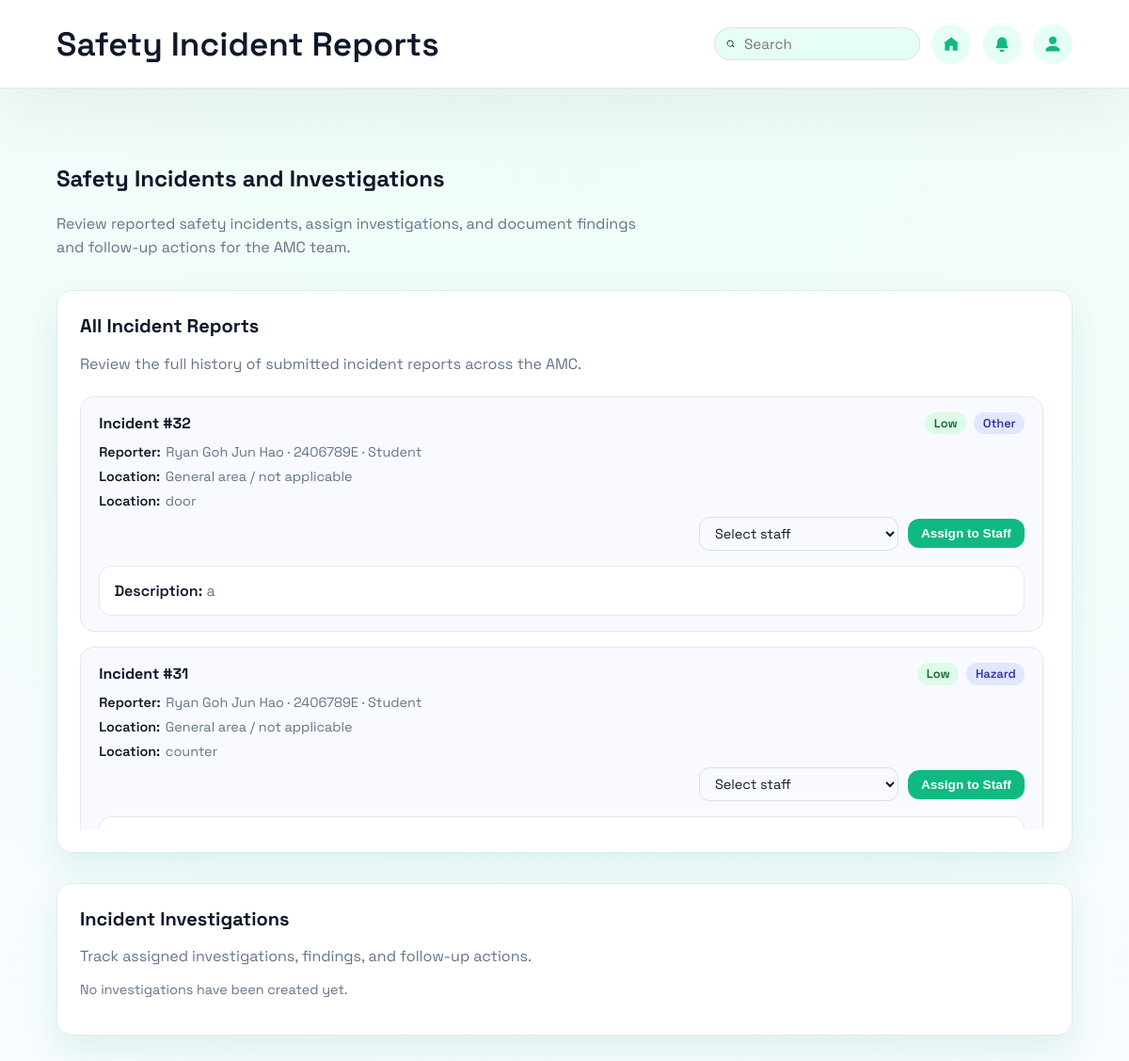
The app's page /incident-reports.php (signed in) with its own data.
### tables this page shows
CREATE TABLE `incidents` (
  `incident_id` bigint(20) NOT NULL,
  `reported_by` bigint(20) NOT NULL,
  `equipment_id` bigint(20) DEFAULT NULL,
  `severity` enum('low','medium','high','critical') NOT NULL DEFAULT 'low',
  `category` enum('near_miss','injury','hazard','damage','security','other') NOT NULL DEFAULT 'other',
  `location` varchar(80) DEFAULT NULL,
  `description` text NOT NULL,
  `status` enum('submitted','under_review','action_required','closed') NOT NULL DEFAULT 'submitted',
  `created_at` datetime NOT NULL DEFAULT current_timestamp(),
  `updated_at` datetime NOT NULL DEFAULT current_timestamp() ON UPDATE current_timestamp()
);

CREATE TABLE `users` (
  `user_id` bigint(20) NOT NULL,
  `role_id` int(11) NOT NULL,
  `tp_admin_no` varchar(30) DEFAULT NULL,
  `username` varchar(50) DEFAULT NULL,
  `email` varchar(255) NOT NULL,
  `password_hash` varchar(255) NOT NULL,
  `full_name` varchar(120) NOT NULL,
  `status` enum('active','locked','suspended') NOT NULL DEFAULT 'active',
  `failed_login_count` int(11) NOT NULL DEFAULT 0,
  `locked_until` datetime DEFAULT NULL,
  `last_login_at` datetime DEFAULT NULL,
  `created_at` datetime NOT NULL DEFAULT current_timestamp(),
  `updated_at` datetime NOT NULL DEFAULT current_timestamp() ON UPDATE current_timestamp()
);

CREATE TABLE `roles` (
  `role_id` int(11) NOT NULL,
  `role_name` varchar(50) NOT NULL,
  `description` varchar(255) DEFAULT NULL
);

### incident-reports.php (the view, shortened to what this page needs)
<?php
require_once __DIR__ . '/db.php';
$staffMembers = [];
$staffSql = "SELECT u.user_id, u.full_name, r.role_name
	FROM users u
	INNER JOIN roles r ON r.role_id = u.role_id
	WHERE r.role_name IN ('Staff', 'User')
	AND u.status = 'active'
	ORDER BY u.full_name";
$staffResult = mysqli_query($conn, $staffSql);
if ($staffResult !== false) {
	while ($row = mysqli_fetch_assoc($staffResult)) {
		$staffMembers[] = $row;
	}
}
$incidents = [];
$investigations = [];
$investigationsError = null;
$incidentSql = 'SELECT i.incident_id, i.severity, i.category, i.location, i.description, i.status, i.created_at, i.updated_at,
		u.full_name, u.tp_admin_no, r.role_name AS reporter_role,
		e.name AS equipment_name, e.location AS equipment_location
	FROM incidents i
	LEFT JOIN users u ON u.user_id = i.reported_by
	LEFT JOIN roles r ON r.role_id = u.role_id
	LEFT JOIN equipment e ON e.equipment_id = i.equipment_id
	LEFT JOIN incident_investigations ii ON ii.incident_id = i.incident_id AND ii.assigned_to IS NOT NULL
	WHERE ii.investigation_id IS NULL
	ORDER BY i.created_at DESC';
$incidentResult = mysqli_query($conn, $incidentSql);
if ($incidentResult === false) {
	$incidentsError = 'Unable to load incident reports right now.';
} else {
	while ($row = mysqli_fetch_assoc($incidentResult)) {
		$incidents[] = $row;
	}
}
$severityLabels = [
	'low' => 'Low',
	'medium' => 'Medium',
	'high' => 'High',
	'critical' => 'Critical',
];
$categoryLabels = [
	'near_miss' => 'Near miss',
	'injury' => 'Injury',
	'hazard' => 'Hazard',
	'damage' => 'Damage',
	'security' => 'Security',
	'other' => 'Other',
];
function format_incident_location(string $incidentLocation, string $equipmentName, string $equipmentLocation): string
{
	$location = trim($incidentLocation);
	$equipmentName = trim($equipmentName);
	$equipmentLocation = trim($equipmentLocation);
	if ($equipmentName !== '' && strcasecmp($location, $equipmentName) === 0) {
		if ($equipmentLocation !== '') {
			return $equipmentName . ' · ' . $equipmentLocation;
		}
		return $equipmentName;
	}
	return $location;
}
?>
<!DOCTYPE html>
<html lang="en">
	<head>
	</head>
	<body>
		<header>
			<div class="banner">
				<h1>Safety Incident Reports</h1>
				<div class="banner-actions">
					<label class="search-bar" aria-label="Search the platform">
						<svg
							xmlns="http://www.w3.org/2000/svg"
							viewBox="0 0 24 24"
							role="img"
							aria-hidden="true"
						>
							<path
								d="M11 4a7 7 0 1 1 0 14 7 7 0 0 1 0-14zm0-2a9 9 0 1 0 5.9 15.7l4.2 4.2 1.4-1.4-4.2-4.2A9 9 0 0 0 11 2z"
							/>
						</svg>
						<input type="search" placeholder="Search" />
					</label>
					<a class="icon-button" href="manager.php" aria-label="Manager home">
						<svg
							xmlns="http://www.w3.org/2000/svg"
							viewBox="0 0 24 24"
							role="img"
							aria-hidden="true"
						>
							<path d="M12 3 2 11h2v9h6v-6h4v6h6v-9h2L12 3z" />
						</svg>
					</a>
					<button class="icon-button" aria-label="Notifications">
						<svg
							xmlns="http://www.w3.org/2000/svg"
							viewBox="0 0 24 24"
							role="img"
							aria-hidden="true"
						>
							<path
								d="M12 3a6 6 0 0 0-6 6v3.6l-1.6 2.7A1 1 0 0 0 5.3 17H18.7a1 1 0 0 0 .9-1.7L18 12.6V9a6 6 0 0 0-6-6zm0 19a3 3 0 0 0 3-3H9a3 3 0 0 0 3 3z"
							/>
						</svg>
					</button>
					<details class="profile-menu">
						<summary class="icon-button" aria-label="Profile menu" role="button">
							<svg
								xmlns="http://www.w3.org/2000/svg"
								viewBox="0 0 24 24"
								role="img"
								aria-hidden="true"
							>
								<path
									d="M12 12a5 5 0 1 0-5-5 5 5 0 0 0 5 5zm0 2c-3.3 0-9 1.7-9 5v2h18v-2c0-3.3-5.7-5-9-5z"
								/>
							</svg>
						</summary>
					</details>
				</div>
			</div>
		</header>
		<main>
			<section class="intro" aria-labelledby="incident-intro-title">
				<h2 id="incident-intro-title">Safety Incidents and Investigations</h2>
				<p>Review reported safety incidents, assign investigations, and document findings and follow-up actions for the AMC team.</p>
			</section>
			<section class="card" aria-labelledby="incident-list-title">
				<h2 id="incident-list-title">All Incident Reports</h2>
				<p>Review the full history of submitted incident reports across the AMC.</p>
				<?php if (!empty($incidents)): ?>
					<div class="incident-list scrollable">
						<?php foreach ($incidents as $incident): ?>
							<?php
								$severityKey = (string) ($incident['severity'] ?? 'low');
								$categoryKey = (string) ($incident['category'] ?? 'other');
								$statusKey = (string) ($incident['status'] ?? 'submitted');
								$equipmentName = trim((string) ($incident['equipment_name'] ?? ''));
								$equipmentLocation = trim((string) ($incident['equipment_location'] ?? ''));
								$reporterName = trim((string) ($incident['full_name'] ?? ''));
								$reporterLabel = $reporterName !== '' ? $reporterName : 'Unknown reporter';
								$adminNo = trim((string) ($incident['tp_admin_no'] ?? ''));
								if ($adminNo !== '') {
									$reporterLabel .= ' · ' . $adminNo;
								}
								$reporterRole = trim((string) ($incident['reporter_role'] ?? ''));
								$location = format_incident_location(
									(string) ($incident['location'] ?? ''),
									$equipmentName,
									$equipmentLocation
								);
								if ($reporterRole !== '') {
									$reporterLabel .= ' · ' . $reporterRole;
								}
									$isUnderReview = $statusKey === 'under_review';
							?>
							<div class="incident-item">
								<div class="incident-header">
									<div>
										<strong>Incident #<?php echo htmlspecialchars((string) $incident['incident_id'], ENT_QUOTES); ?></strong>
									</div>
									<div class="badges">
										<span class="badge severity-<?php echo htmlspecialchars($severityKey, ENT_QUOTES); ?>"><?php echo htmlspecialchars($severityLabels[$severityKey] ?? ucfirst($severityKey), ENT_QUOTES); ?></span>
										<span class="badge"><?php echo htmlspecialchars($categoryLabels[$categoryKey] ?? ucfirst($categoryKey), ENT_QUOTES); ?></span>
									</div>
								</div>
								<div class="incident-body">
									<div class="incident-details">
										<div class="incident-detail">
											<span class="incident-label">Reporter:</span>
											<span><?php echo htmlspecialchars($reporterLabel, ENT_QUOTES); ?></span>
										</div>
										<div class="incident-detail">
											<span class="incident-label">Location:</span>
											<span>
												<?php if ($equipmentName !== ''): ?>
													<?php echo htmlspecialchars($equipmentName, ENT_QUOTES); ?><?php echo $equipmentLocation !== '' ? ' · ' . htmlspecialchars($equipmentLocation, ENT_QUOTES) : ''; ?>
											<?php else: ?>
												General area / not applicable
											<?php endif; ?>
											</span>
										</div>
										<?php if ($location !== ''): ?>
											<div class="incident-detail">
												<span class="incident-label">Location:</span>
												<span><?php echo htmlspecialchars($location, ENT_QUOTES); ?></span>
											</div>
										<?php endif; ?>
										<div class="incident-actions">
											<form class="assign-form" method="post" action="">
												<select class="assign-select" name="assigned_to" aria-label="Assign staff" <?php echo empty($staffMembers) || $isUnderReview ? 'disabled' : ''; ?>>
													<option value="">Select staff</option>
												</select>
												<button class="assign-button" type="submit" name="assign_incident" <?php echo empty($staffMembers) || $isUnderReview ? 'disabled' : ''; ?>>Assign to Staff</button>
											</form>
										</div>
									</div>
									<div class="incident-description">
										<span class="incident-label">Description:</span>
										<?php echo nl2br(htmlspecialchars((string) ($incident['description'] ?? ''), ENT_QUOTES)); ?>
									</div>
								</div>
							</div>
						<?php endforeach; ?>
					</div>
				<?php endif; ?>
			</section>
			<section class="card" aria-labelledby="investigation-list-title">
				<h2 id="investigation-list-title">Incident Investigations</h2>
				<p>Track assigned investigations, findings, and follow-up actions.</p>
				<?php if (empty($investigations) && $investigationsError === null): ?>
					<p class="incident-meta">No investigations have been created yet.</p>
				<?php endif; ?>
			</section>
		</main>
	</body>
</html>

### incident-reports.php (style rules this page uses)
:root { --bg: #f8fbff; --accent: #10b981; --accent-soft: #e6fff5; --text: #0f172a; --muted: #64748b; --card: #ffffff; font-size: 16px; }
* { box-sizing: border-box; }
body { margin: 0; font-family: "Space Grotesk", "Segoe UI", Tahoma, sans-serif; color: var(--text); background: radial-gradient(circle at top, #eefdf6, var(--bg)); min-height: 100vh; }
header { padding: 1.5rem clamp(1.5rem, 5vw, 4rem); background: var(--card); border-bottom: 1px solid #e2e8f0; box-shadow: 0 30px 60px rgba(15, 23, 42, 0.05); position: sticky; top: 0; z-index: 10; }
.banner { display: flex; align-items: center; justify-content: space-between; gap: 2rem; }
.banner h1 { margin: 0; font-size: clamp(1.5rem, 3vw, 2.2rem); font-weight: 600; }
.banner-actions { display: flex; align-items: center; gap: 0.75rem; }
.search-bar { display: flex; align-items: center; gap: 0.5rem; padding: 0.35rem 0.75rem; border-radius: 999px; border: 1px solid #d7def0; background: var(--accent-soft); }
.search-bar input { border: none; background: transparent; font-family: inherit; font-size: 0.95rem; min-width: 11rem; color: var(--text); }
.icon-button { width: 42px; height: 42px; border-radius: 50%; border: none; background: var(--accent-soft); display: grid; place-items: center; cursor: pointer; transition: background 0.2s ease, transform 0.2s ease; }
.icon-button svg { width: 20px; height: 20px; fill: var(--accent); }
.profile-menu { position: relative; }
.profile-menu summary { list-style: none; cursor: pointer; }
main { padding: clamp(2rem, 5vw, 4rem); }
.intro { max-width: 640px; margin-bottom: 2rem; }
.intro p { color: var(--muted); line-height: 1.6; }
.card { background: var(--card); padding: 1.5rem; border-radius: 1rem; border: 1px solid #e2e8f0; box-shadow: 0 15px 35px rgba(16, 185, 129, 0.12); }
.card + .card { margin-top: 2rem; }
.incident-list.scrollable, .investigation-list.scrollable { max-height: 460px; overflow: auto; padding-right: 0.35rem; scrollbar-width: thin; scrollbar-color: rgba(148, 163, 184, 0.6) transparent; }
.card h2 { margin-top: 0; font-size: 1.25rem; }
.card p { color: var(--muted); }
.incident-list { display: grid; gap: 1rem; margin-top: 1.5rem; }
.incident-item { border: 1px solid #e2e8f0; border-radius: 0.9rem; padding: 1rem 1.2rem; background: #f8faff; display: grid; gap: 0.6rem; }
.incident-header { display: flex; flex-wrap: wrap; align-items: center; justify-content: space-between; gap: 0.6rem; }
.incident-meta { color: var(--muted); font-size: 0.9rem; }
.incident-label { font-weight: 600; color: var(--text); }
.incident-body { display: grid; grid-template-columns: 1fr; gap: 1rem; align-items: start; }
.incident-details { display: grid; gap: 0.5rem; }
.incident-detail { display: flex; gap: 0.35rem; flex-wrap: wrap; color: var(--muted); font-size: 0.9rem; }
.incident-description { border: 1px solid #e2e8f0; border-radius: 0.8rem; padding: 0.85rem 0.95rem; background: #ffffff; color: var(--muted); line-height: 1.5; }
.badges { display: flex; gap: 0.5rem; flex-wrap: wrap; }
.incident-actions { display: flex; justify-content: flex-end; }
.assign-button { border: none; border-radius: 0.75rem; padding: 0.5rem 0.9rem; font-size: 0.85rem; font-weight: 600; color: #fff; background: var(--accent); cursor: pointer; transition: transform 0.2s ease, box-shadow 0.2s ease; }
.assign-form { display: flex; gap: 0.6rem; align-items: center; flex-wrap: wrap; justify-content: flex-end; }
.assign-select { border: 1px solid #d7def0; border-radius: 0.7rem; padding: 0.45rem 0.75rem; background: #f8faff; font-family: inherit; font-size: 0.9rem; color: var(--text); }
.badge { display: inline-flex; align-items: center; padding: 0.2rem 0.6rem; border-radius: 999px; background: #e0e7ff; color: #3730a3; font-size: 0.8rem; font-weight: 600; }
.badge.severity-low { background: #dcfce7; color: #166534; }

### records on screen
incidents: incident_id "32", severity "Low", category "Other", reported_by.role_name "Ryan Goh Jun Hao · 2406789E · Student", location "door", description "a"
incidents: incident_id "31", severity "Low", category "Hazard", reported_by.role_name "Ryan Goh Jun Hao · 2406789E · Student", location "counter"
